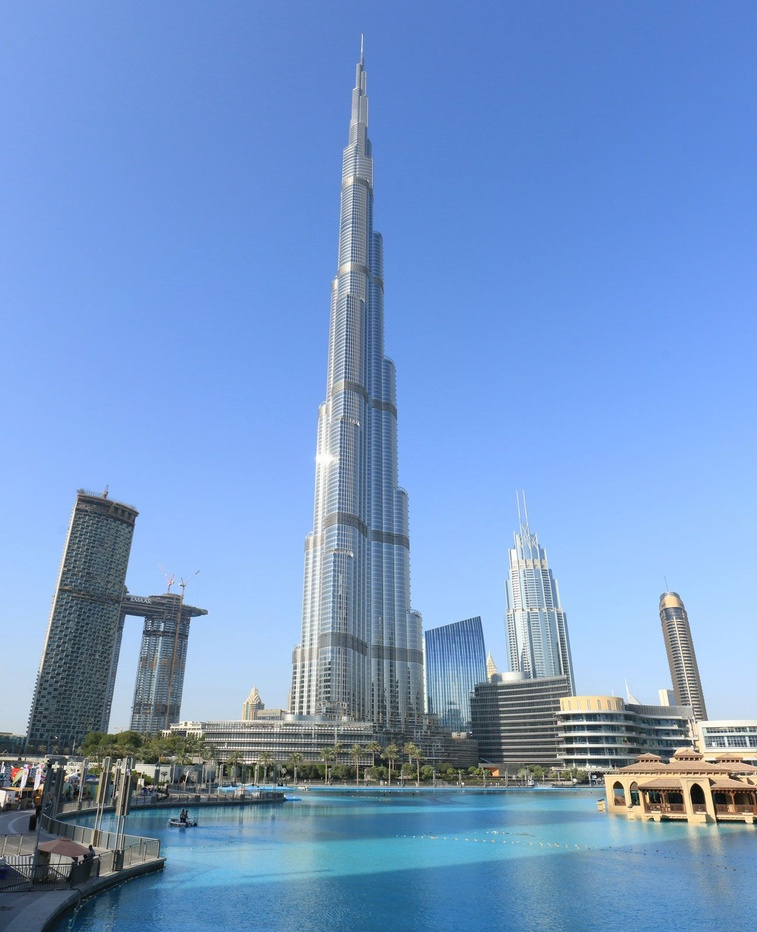
#> input picture opencv_project/media/photo_images/burjKhalifa1.jpg, 757 x 932 px, shrunk from 1299 x 1600 before the run
$ python -i cv_classify_daytime.py   (imports and definitions only)
#> lines starting #> are read from the running program, lines starting #| are printed output that depends on the picture
import cv2
import numpy as np


def classify_daytime(image_path):
#> called with image_path = '../media/photo_images/burjKhalifa1.jpg'
    image = cv2.imread(image_path)
#> image is the input picture: shape (932, 757, 3); mean B, G, R 201.2, 151.9, 116.4
    results = {}

    # RGB
    #  grayscale image gives a measure of overall lightness
    gray = cv2.cvtColor(image, cv2.COLOR_BGR2GRAY)
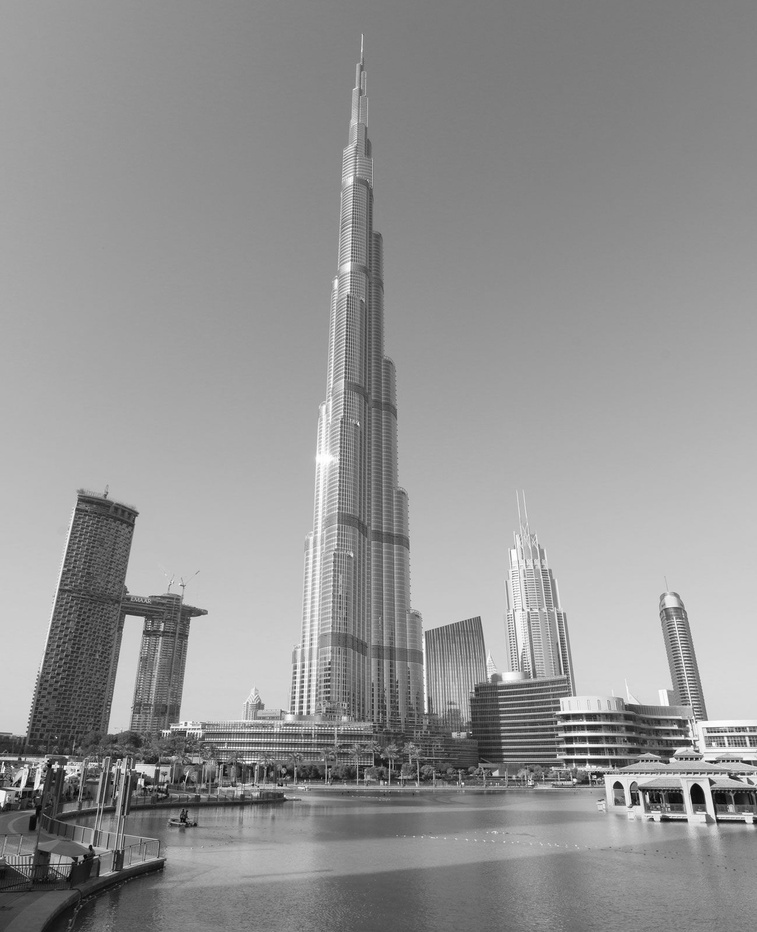
#> gray: shape (932, 757); min 1, max 255, mean 146.9
    mean_gray = np.mean(gray)
#> mean_gray = 146.9
    threshold_gray = 100
    results["grayscale"] = {
        "mean": mean_gray,
        "threshold": threshold_gray,
        "label": "day" if mean_gray > threshold_gray else "night"
    }

    # HSV
    hsv = cv2.cvtColor(image, cv2.COLOR_BGR2HSV)
#> hsv: shape (932, 757, 3); mean H, S, V 101.1, 106.7, 202.9
    # access value channel that represents brightness or intensity
    mean_v = np.mean(hsv[:, :, 2])
#> mean_v = 202.9
    threshold_v = 80
    results["hsv"] = {
        "mean": mean_v,
        "threshold": threshold_v,
        "label": "day" if mean_v > threshold_v else "night"
    }

    # LAB
    lab = cv2.cvtColor(image, cv2.COLOR_BGR2LAB)
#> lab: shape (932, 757, 3); mean of channels 0, 1, 2 157.8, 129.7, 99.3
    # access the L channel that corresponds to lightness
    mean_l = np.mean(lab[:, :, 0])
#> mean_l = 157.8
    threshold_l = 100
    results["lab"] = {
        "mean": mean_l,
        "threshold": threshold_l,
        "label": "day" if mean_l > threshold_l else "night"
    }

    return results

>>> result = classify_daytime('../media/photo_images/burjKhalifa1.jpg')
#> result = 3 items

$ run again, on opencv_project/media/photo_images/people1.jpg
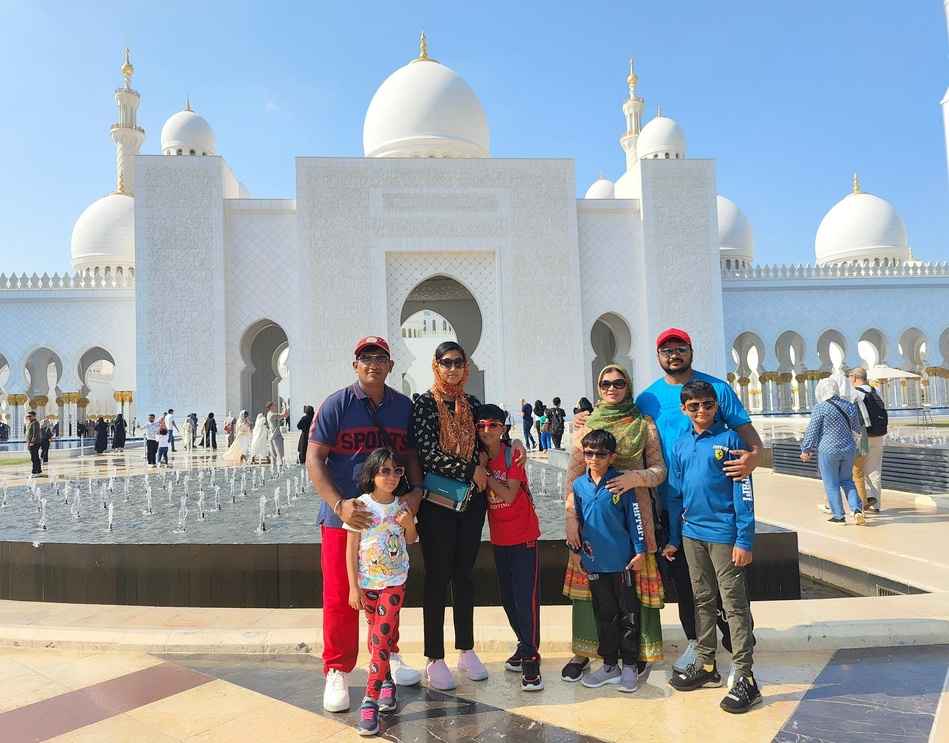
#> input picture opencv_project/media/photo_images/people1.jpg, 949 x 743 px, shrunk from 2000 x 1566 before the run
#> in classify_daytime, image is the input picture: shape (743, 949, 3); mean B, G, R 172.3, 163.2, 154.9
#> in classify_daytime, `gray = cv2.cvtColor(image, cv2.COLOR_BGR2GRAY)`:
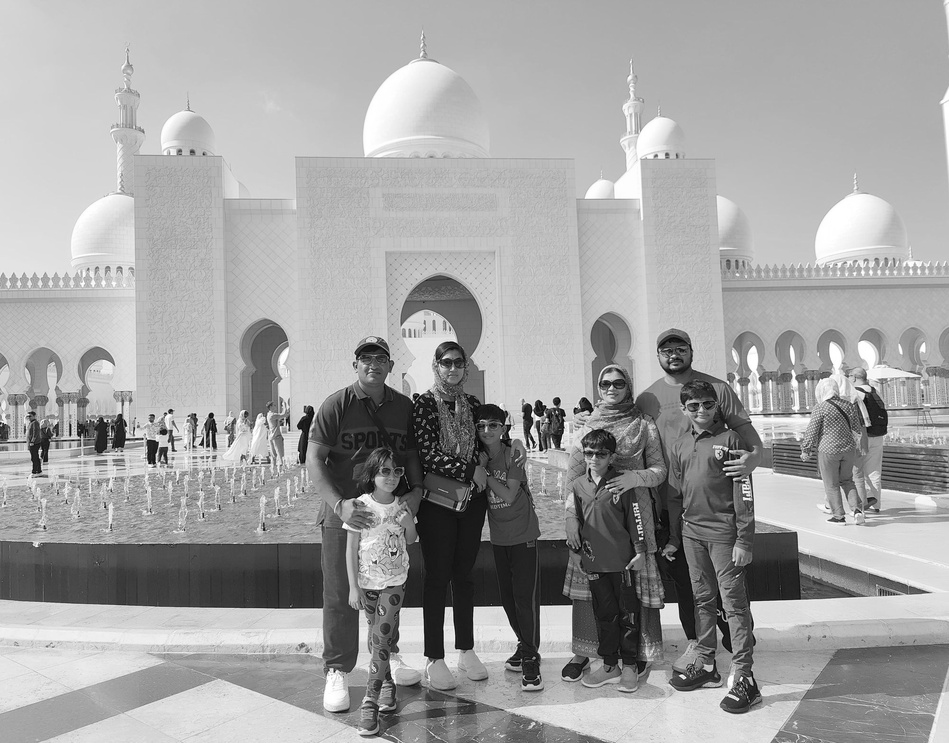
#> gray: shape (743, 949); min 0, max 255, mean 161.7
#> mean_gray = 161.7
#> hsv: shape (743, 949, 3); mean H, S, V 76.3, 62.1, 186.6
#> mean_v = 186.6
#> lab: shape (743, 949, 3); mean of channels 0, 1, 2 169.3, 128.6, 123.2
#> mean_l = 169.3
#> result = 3 items
